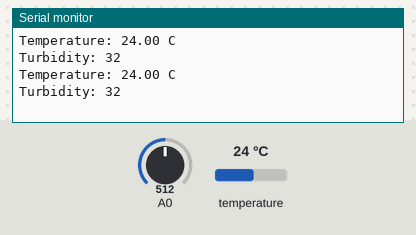
A sketch run on a simulated Arduino Uno, built with avr-gcc and run on an emulated ATmega328P. Shown: the last lines printed to the serial monitor. Inputs (shaded band) come from the test bench; at power-on: temperature 24 °C, A0 = 512.

Above: at 3.3 s.
3.4 s: temperature set to 12 °C
At 5.5 s:
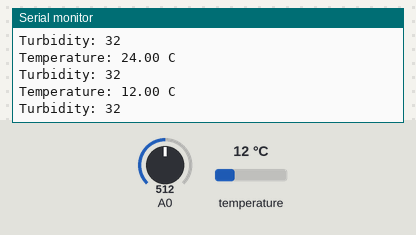
5.9 s: A0 set to 716
At 7.1 s:
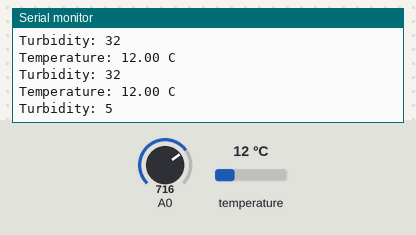
8.4 s: temperature set to 19 °C
At 10.6 s:
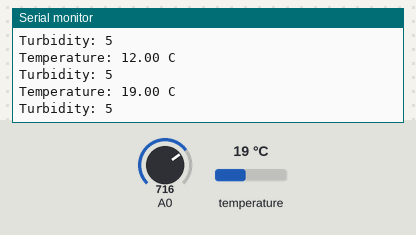
10.9 s: A0 set to 900
At 12.1 s:
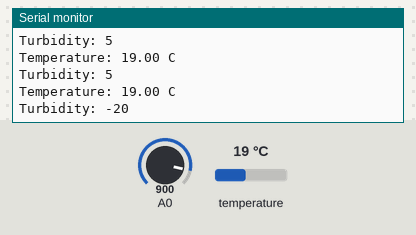
Timing chart, 0 to 13.9 s (numbered marks = the images above; inputs shaded):
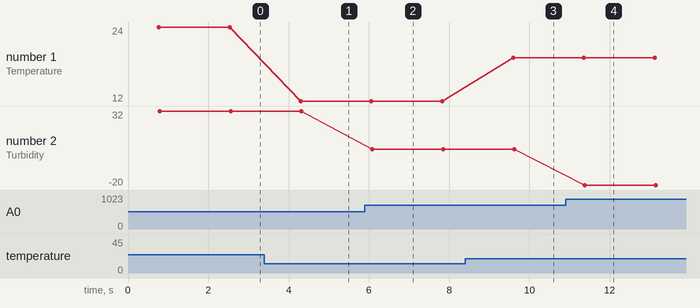

The sketch:

ds18b20_turbidity.ino
```cpp
#include <OneWire.h>
#include <DallasTemperature.h>

// Data wire is connected to digital pin 4 on the Arduino
#define ONE_WIRE_BUS 4

// Setup a oneWire instance to communicate with any OneWire device
OneWire oneWire(ONE_WIRE_BUS);

// Pass oneWire reference to DallasTemperature library
DallasTemperature sensors(&oneWire);

void setup(void){
  sensors.begin();	// Start up the library
  Serial.begin(9600);
}

void loop(void){
  // Send the command to get temperatures
  sensors.requestTemperatures();

  //get turbidity reading
  int sensorValue = analogRead(A0);
  int turbidity = map(sensorValue, 0, 750, 100, 0); //map the values

  //print the temperature in Celsius
  Serial.print("Temperature: ");
  Serial.print(sensors.getTempCByIndex(0));
  Serial.println(" C");

  //print turbidity
  Serial.print("Turbidity: ");
  Serial.println(turbidity);

  delay(1000);
}
```

Measured:
- after the input at 3.4 s, the serial monitor: prints a new line after 0.90 s (image 1)
- after the input at 5.9 s, the serial monitor: prints a new line after 0.19 s (image 2)
- after the input at 8.4 s, the serial monitor: prints a new line after 1.2 s (image 3)
- after the input at 10.9 s, the serial monitor: prints a new line after 0.48 s (image 4)
- plotted number 1: 24 → 12 after the input at 3.4 s, 12 → 19 after the input at 8.4 s
- plotted number 2: 32 → 5 after the input at 5.9 s, 5 → -20 after the input at 10.9 s
